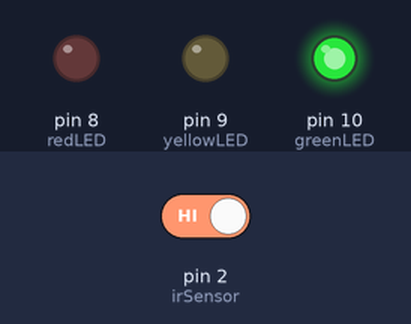
The sketch below on a simulated Arduino Uno, built with avr-gcc and run on an emulated ATmega328P. On the bench: output pins drawn as LEDs (lit = HIGH). The inputs (shaded band) are chosen by the test bench; at power-on: pin 2 (irSensor) HIGH.

Above: at 1.2 s.
1.3 s: pin 2 (irSensor) driven LOW
At 2.0 s:
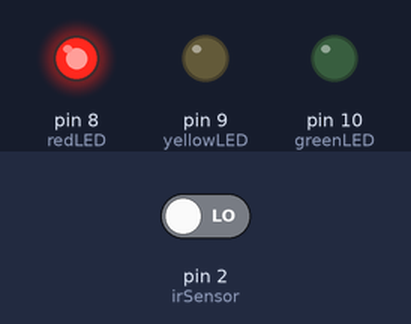
At 5.5 s:
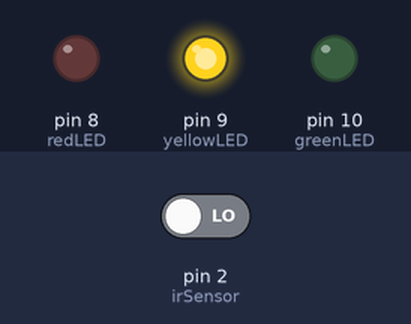
5.8 s: pin 2 (irSensor) driven HIGH
At 7.0 s:
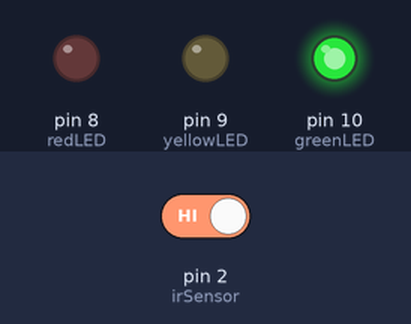
Timing chart, 0 to 8.8 s (numbered marks = the images above; inputs shaded):
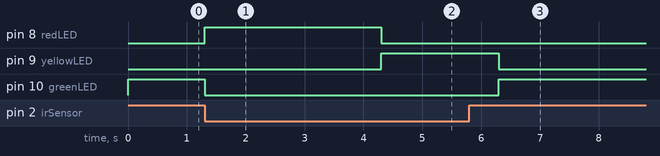

The sketch:

CODE.ino
```cpp
int irSensor = 2;      // IR sensor pin
int redLED = 8;        // Red signal
int yellowLED = 9;     // Orange signal
int greenLED = 10;     // Green signal

void setup() {
  pinMode(irSensor, INPUT);
  pinMode(redLED, OUTPUT);
  pinMode(yellowLED, OUTPUT);
  pinMode(greenLED, OUTPUT);

  // Default signal is green
  digitalWrite(greenLED, HIGH);
}

void loop() {

  int sensorValue = digitalRead(irSensor);

  if (sensorValue == LOW) {   // Train detected
    digitalWrite(greenLED, LOW);
    digitalWrite(redLED, HIGH);
    delay(3000);              // Train passing time

    digitalWrite(redLED, LOW);
    digitalWrite(yellowLED, HIGH);
    delay(2000);              // Warning time

    digitalWrite(yellowLED, LOW);
    digitalWrite(greenLED, HIGH); // Track clear
  }
}
```

Measured:
- after the input at 1.3 s, pin 8 (redLED): LOW → HIGH at once, → LOW 3.0 s later; pin 9 (yellowLED): LOW → HIGH after 3.0 s; pin 10 (greenLED): HIGH → LOW at once
- after the input at 5.8 s, pin 8 (redLED): stays LOW (without the input it goes to HIGH after 0.50 s); pin 9 (yellowLED): goes on until 6.3 s, then stays LOW; pin 10 (greenLED): LOW → HIGH after 0.50 s
